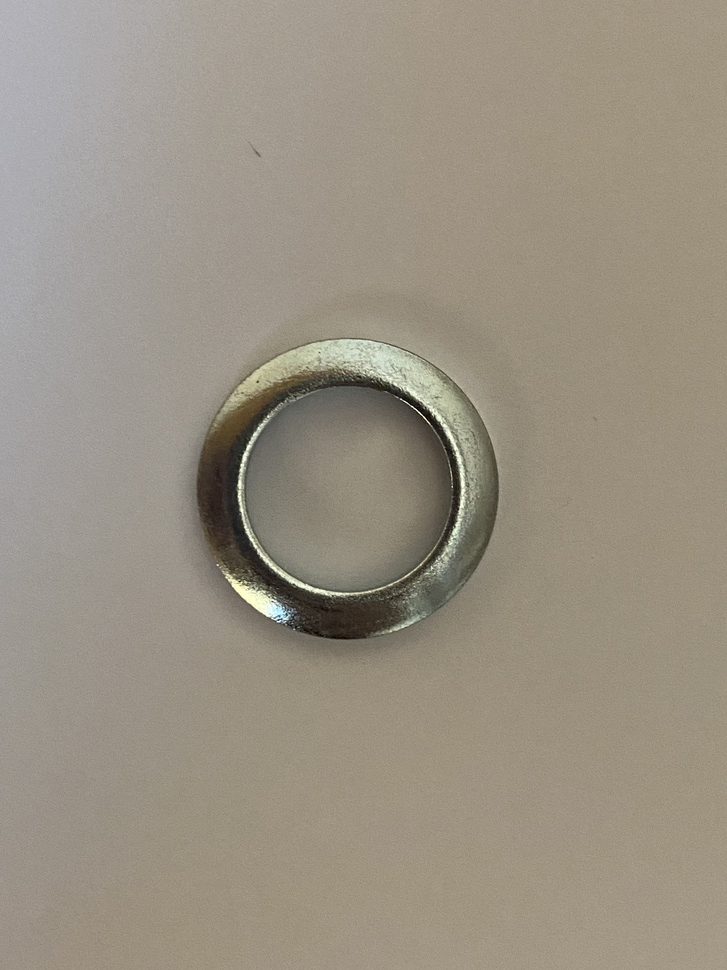
#> input picture Real Parts/IMG_2120.jpeg, 727 x 970 px, shrunk from 3024 x 4032 before the run; its folder holds only this picture in this run
$ python -i augment_combined_images.py   (imports and definitions only)
#> lines starting #> are read from the running program, lines starting #| are printed output that depends on the picture
#> in augment_image, image is the input picture: shape (970, 727, 3); mean B, G, R 131.5, 145.7, 153.8
import random
import shutil

# [23 lines left out: function augment_combined_folder, not called in this run]

import os
# [16 lines left out: function get_files_in_subdirectories, not called in this run]


import cv2
import numpy as np
import random
import matplotlib.pyplot as plt

def color_jitter(image, brightness=0.2, contrast=0.2, saturation=0.2, hue=0.1):
    # Convert the image to the HSV color space
#> called with brightness = 0.2, contrast = 0.2, saturation = 0.2, hue = 0.1
    hsv = cv2.cvtColor(image, cv2.COLOR_BGR2HSV)
#> hsv: shape (970, 727, 3); mean H, S, V 24.4, 38.5, 154

    # Adjust brightness
    hsv[:, :, 2] = np.clip(hsv[:, :, 2] * (1 + brightness), 0, 255)
#> hsv: shape (970, 727, 3); mean H, S, V 24.4, 38.5, 184.3

    # Adjust contrast
    hsv[:, :, 1] = np.clip(hsv[:, :, 1] * (1 + contrast), 0, 255)
#> hsv: shape (970, 727, 3); mean H, S, V 24.4, 45.7, 184.3

    # Adjust saturation
    hsv[:, :, 1] = np.clip(hsv[:, :, 1] * (1 + saturation), 0, 255)
#> hsv: shape (970, 727, 3); mean H, S, V 24.4, 54.5, 184.3

    # Adjust hue
    hsv[:, :, 0] = (hsv[:, :, 0] + hue * 360) % 180
#> hsv: shape (970, 727, 3); mean H, S, V 57.3, 54.5, 184.3

    # Convert the image back to BGR
    jittered_image = cv2.cvtColor(hsv, cv2.COLOR_HSV2BGR)
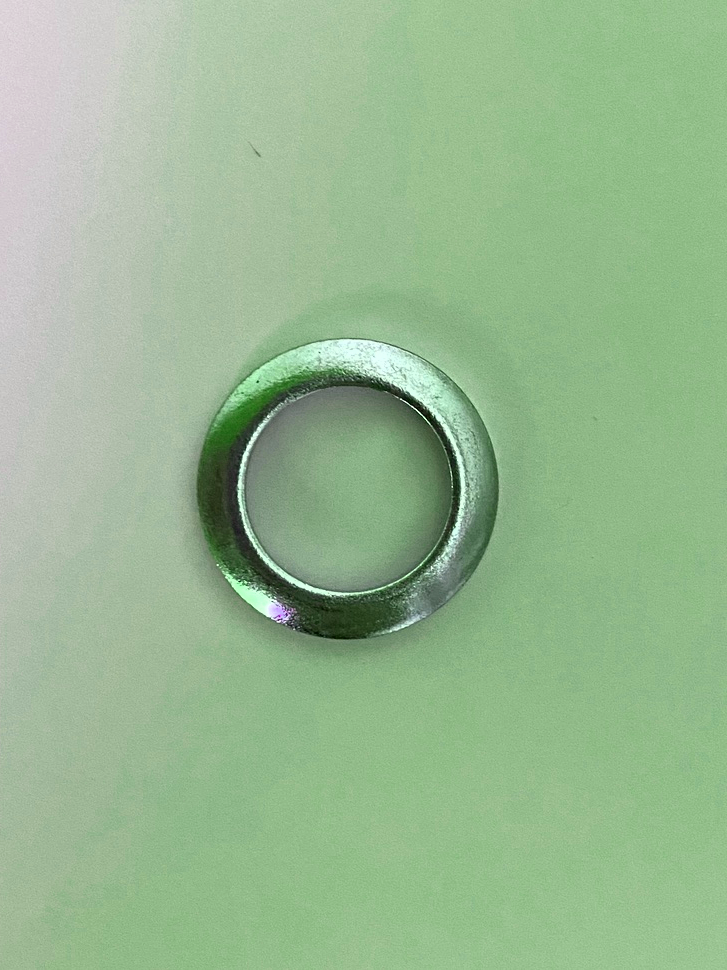
#> jittered_image: shape (970, 727, 3); mean B, G, R 145.8, 184.1, 151.9

    return jittered_image

def apply_gaussian_blur(image, sigma=0.3):
    # Apply Gaussian blur
#> called with sigma = 0.3
    blurred_image = cv2.GaussianBlur(image, (0, 0), sigma)

    return blurred_image

def apply_random_noise(image, mean=0, std=45):
    # Generate random noise
#> called with mean = 0, std = 45
    noise = np.random.normal(mean, std, image.shape)

    # Add noise to the image
    noisy_image = np.clip(image + 0.25*noise, 0, 255).astype(np.uint8)

    return noisy_image

def augment_image(image_path, output_path, noise_std=45):
    # Read the original image
    image = cv2.imread(image_path)

    # Apply color jittering
    jittered_image = color_jitter(image)

    # Apply Gaussian blur
    blurred_image = apply_gaussian_blur(jittered_image)

    # Apply random noise
    noisy_image = apply_random_noise(blurred_image, mean=0, std=noise_std)

    # Save the augmented image
    cv2.imwrite(output_path, noisy_image)


# [41 lines left out: functions update_labels_folder, delete_files_without_keyword, not called in this run]

>>> result = augment_image('../Real Parts/IMG_2120.jpeg', 'out.png')

$ run again, on Real Parts/IMG_2122.jpeg
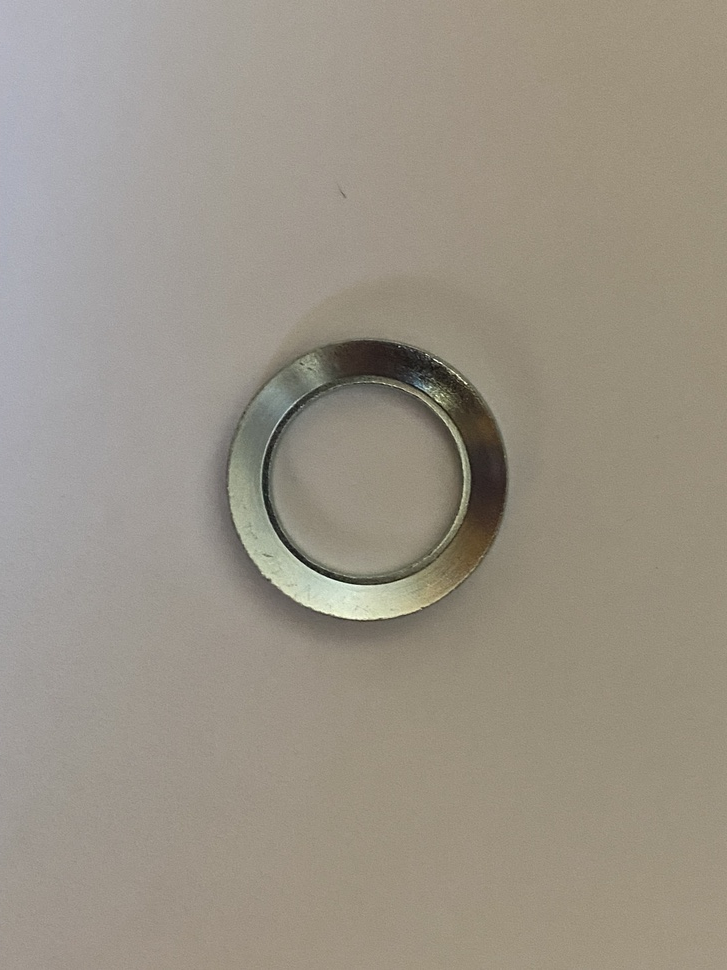
#> input picture Real Parts/IMG_2122.jpeg, 727 x 970 px, shrunk from 3024 x 4032 before the run
#> in augment_image, image is the input picture: shape (970, 727, 3); mean B, G, R 134.9, 147.4, 154.4
#> in color_jitter, `jittered_image = cv2.cvtColor(hsv, cv2.COLOR_HSV2BGR)`:
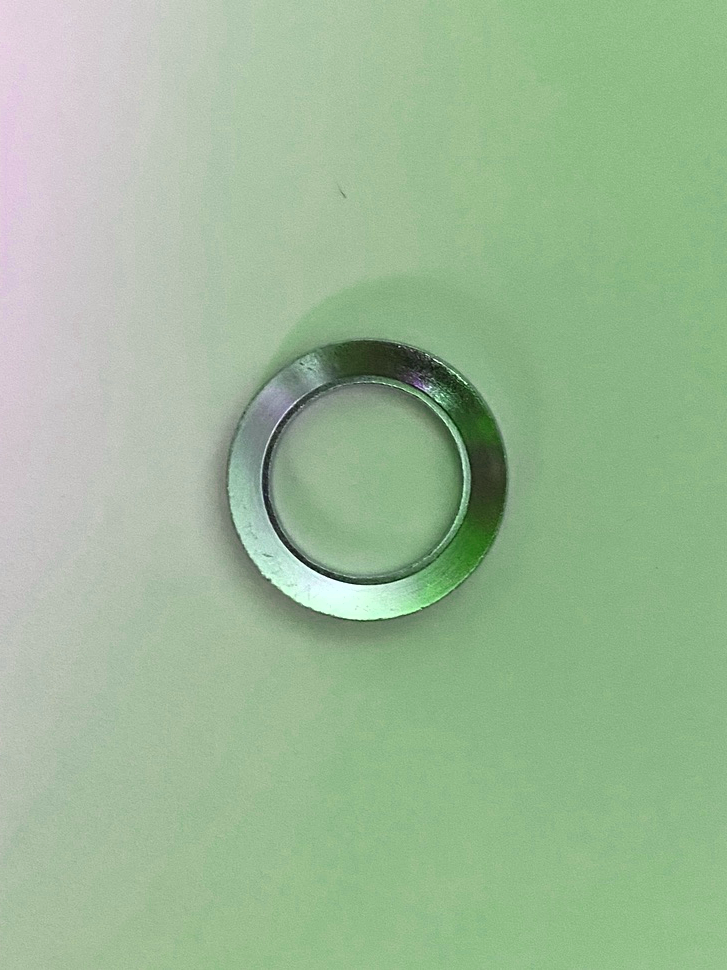
#> jittered_image: shape (970, 727, 3); mean B, G, R 151.2, 184.8, 156.5

$ run again, on Real Parts/IMG_2123.jpeg
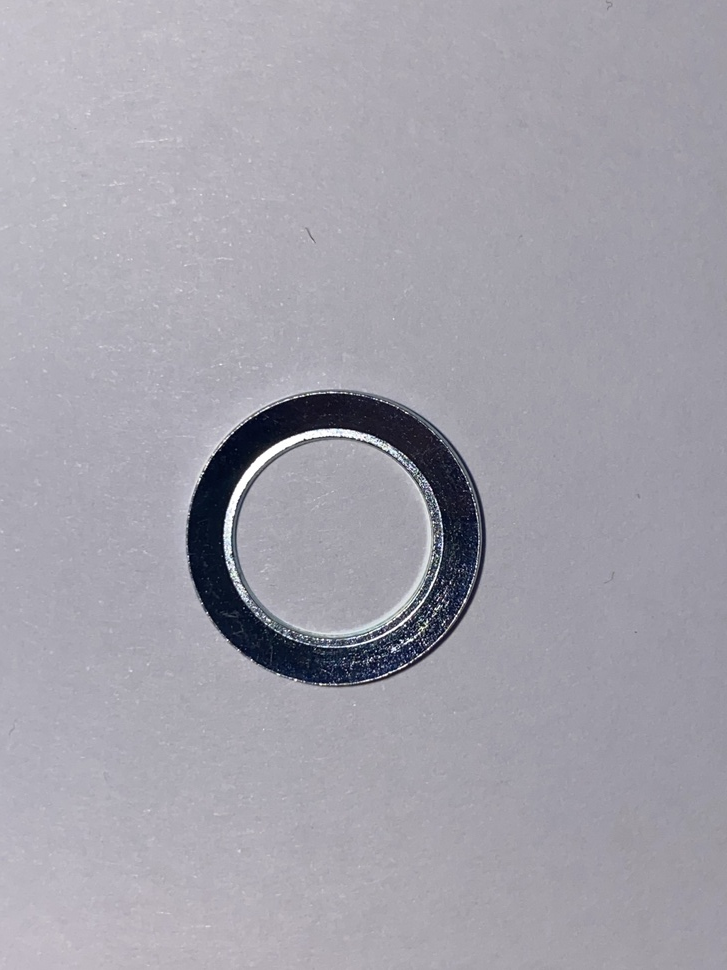
#> input picture Real Parts/IMG_2123.jpeg, 727 x 970 px, shrunk from 3024 x 4032 before the run
#> in augment_image, image is the input picture: shape (970, 727, 3); mean B, G, R 171, 161.5, 163.3
#> in color_jitter, `jittered_image = cv2.cvtColor(hsv, cv2.COLOR_HSV2BGR)`:
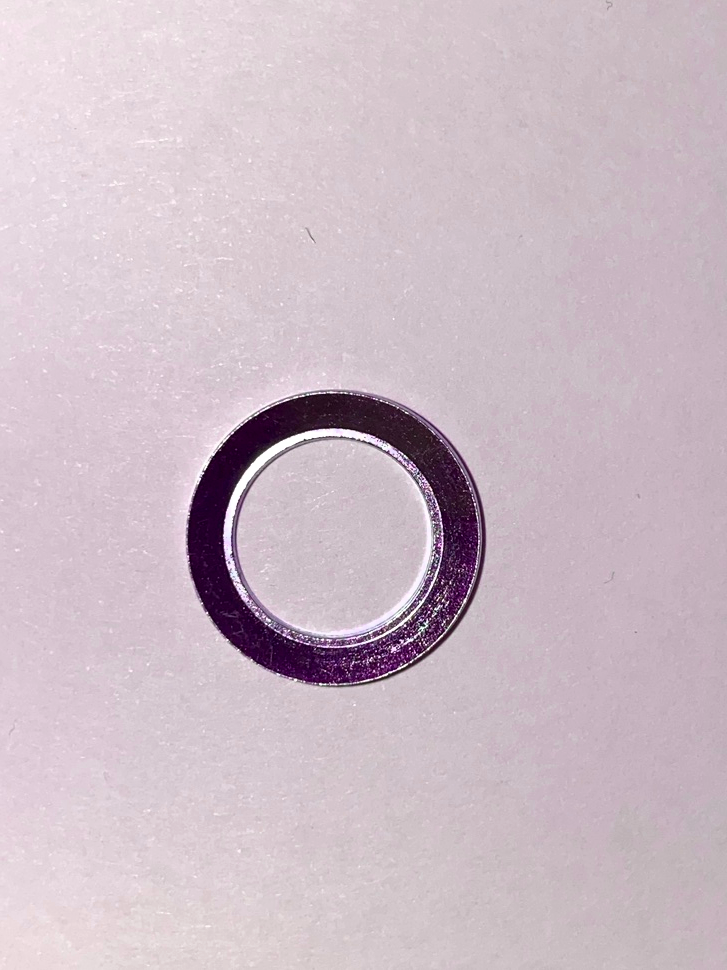
#> jittered_image: shape (970, 727, 3); mean B, G, R 197.9, 188.1, 204.5
